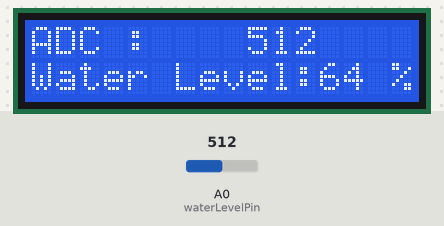
A sketch run on a simulated Arduino Uno, built with avr-gcc and run on an emulated ATmega328P. On the bench: 16×2 character LCD. The inputs (shaded band) are chosen by the test bench; at power-on: A0 (waterLevelPin) = 512.

Above: at 4.3 s.
4.4 s: A0 (waterLevelPin) set to 716
At 5.9 s:
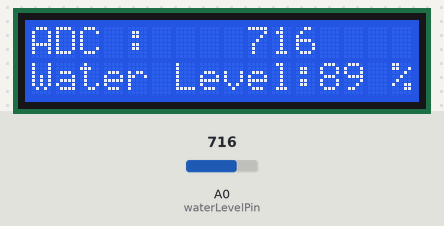
6.8 s: A0 (waterLevelPin) set to 900
At 8.7 s:
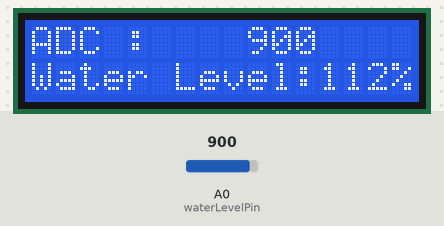
9.0 s: A0 (waterLevelPin) set to 1023
At 10.3 s:
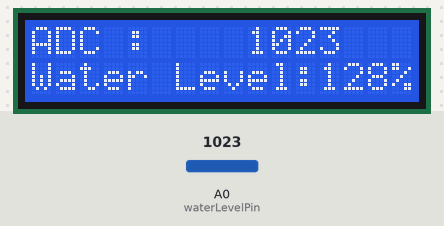
Timing chart, 0 to 12.0 s (numbered marks = the images above; inputs shaded):
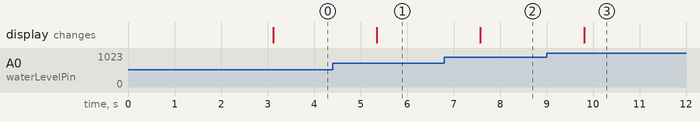

The sketch:

AR02_waterlevel.ino
```cpp
/*
 예제 6.4
 수위 센서 입력
 */

// I2C 통신 라이브러리 설정
#include <Wire.h>
// I2C LCD 라리브러리 설정
#include <LiquidCrystal_I2C.h>

// LCD I2C address 설정 PCF8574:0x27, PCF8574A:0x3F
LiquidCrystal_I2C lcd(0x27,16,2);  // LCD address:0x27, 16X2 LCD

// 0번 아날로그핀을 WaterLevel Sensor 입력으로 설정한다.
const int waterLevelPin = 0;
const int led = 3;
// 센서마다 만수시 ADC 값이 틀리므로 만수 시 ADC 값을 참고하여 설정한다.
const int waterFullAdcValue = 798;

void setup() {

  lcd.init(); // LCD 설정
  lcd.backlight();  // 백라이트를 켠다.

  // 메세지를 표시한다.
  lcd.print("ex 6.4");
  lcd.setCursor(0,1);
  lcd.print("Water Level");
  // 3초동안 메세지를 표시한다.
  delay(3000);

  // 모든 메세지를 삭제한 뒤
  // 숫자를 제외한 부분들을 미리 출력시킨다.
  lcd.clear();
  lcd.setCursor(0,0);
  lcd.print("ADC :  ");
  lcd.setCursor(0,1);
  lcd.print("Water Level:");
  lcd.setCursor(15,1);
  lcd.print("%");
}

void loop(){

  int adcValue; // 실제 센서로부터 읽은 값 (0~1023)
  int waterLevel; // 수위 0~100%

  // 수위 센서를 통하여 입력되는 전압을 읽는다.
  adcValue = analogRead(waterLevelPin);
  // 아날로그 입력 값을 0~100의 범위로 변경한다.

  waterLevel = map(adcValue, 0, waterFullAdcValue, 0 ,100);

  // 전에 표시했던 내용을 지우고
  // LCD에 ADC 값과 수위를 출력한다.
  // 지우지 않으면 이전에 표시했던 값이 남게 된다.
  // 전에 표시했던 내용을 지운다.
  lcd.setCursor(9,0);
  lcd.print("    ");
  // ADC 값을 표시한다
  lcd.setCursor(9,0);
  lcd.print(adcValue);

  // 전에 표시했던 내용을 지운다.
  lcd.setCursor(13,1);
  lcd.print("  ");
  // 수위를 표시한다
  lcd.setCursor(12,1);
  lcd.print(waterLevel);

  if( waterLevel <= 50)
  {
    digitalWrite(led, LOW);
    delay(100);
  }
  else
  {
    digitalWrite(led, HIGH);
    delay(100);
  }

  delay(1000);
}
```

Measured:
- after the input at 4.4 s, the display: changes after 0.95 s (image 1)
- after the input at 6.8 s, the display: changes after 0.78 s (image 2)
- after the input at 9.0 s, the display: changes after 0.81 s (image 3)
